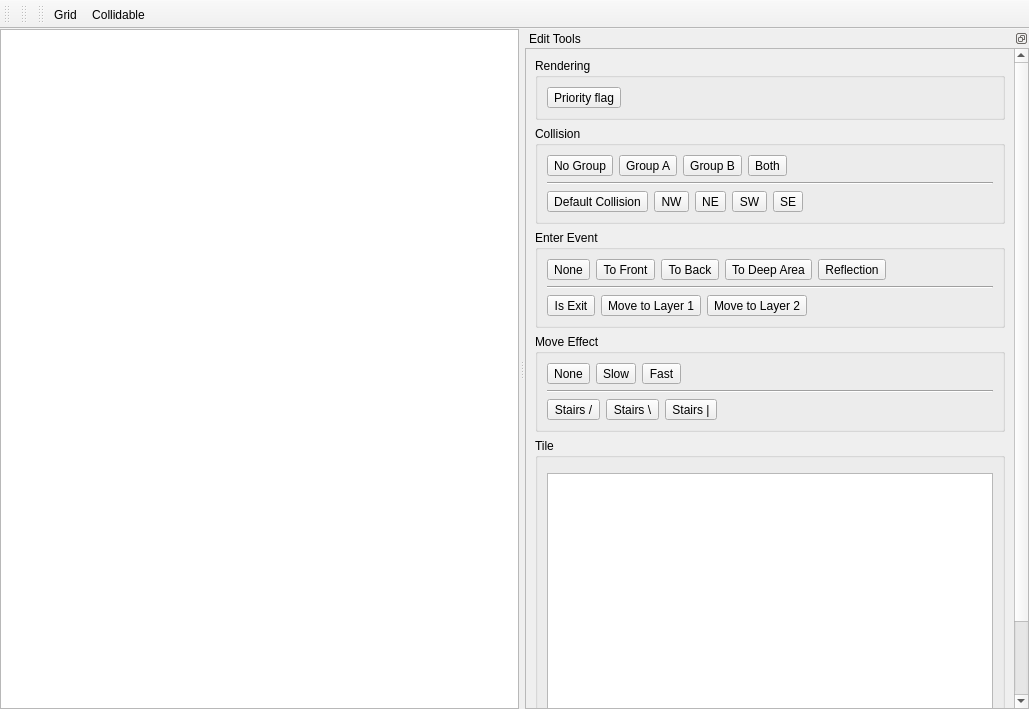
<?xml version="1.0" encoding="UTF-8"?>
<ui version="4.0">
 <class>TilesetEditor</class>
 <widget class="QMainWindow" name="TilesetEditor">
  <property name="geometry">
   <rect>
    <x>0</x>
    <y>0</y>
    <width>1029</width>
    <height>709</height>
   </rect>
  </property>
  <property name="windowTitle">
   <string>Tileset Editor</string>
  </property>
  <widget class="QWidget" name="centralwidget">
   <layout class="QVBoxLayout" name="verticalLayout">
    <property name="leftMargin">
     <number>0</number>
    </property>
    <property name="topMargin">
     <number>0</number>
    </property>
    <property name="rightMargin">
     <number>0</number>
    </property>
    <property name="bottomMargin">
     <number>0</number>
    </property>
    <item>
     <widget class="AobaGraphicsView" name="editorView"/>
    </item>
   </layout>
  </widget>
  <widget class="QToolBar" name="tilesetToolBar">
   <property name="windowTitle">
    <string>Tileset</string>
   </property>
   <attribute name="toolBarArea">
    <enum>TopToolBarArea</enum>
   </attribute>
   <attribute name="toolBarBreak">
    <bool>false</bool>
   </attribute>
  </widget>
  <widget class="QToolBar" name="layerToolBar">
   <property name="windowTitle">
    <string>toolBar</string>
   </property>
   <attribute name="toolBarArea">
    <enum>TopToolBarArea</enum>
   </attribute>
   <attribute name="toolBarBreak">
    <bool>false</bool>
   </attribute>
  </widget>
  <widget class="QDockWidget" name="dockWidget">
   <property name="features">
    <set>QDockWidget::DockWidgetFloatable|QDockWidget::DockWidgetMovable</set>
   </property>
   <property name="windowTitle">
    <string>Edit Tools</string>
   </property>
   <attribute name="dockWidgetArea">
    <number>2</number>
   </attribute>
   <widget class="QWidget" name="dockWidgetContents">
    <layout class="QVBoxLayout" name="verticalLayout_2">
     <property name="leftMargin">
      <number>0</number>
     </property>
     <property name="topMargin">
      <number>0</number>
     </property>
     <property name="rightMargin">
      <number>0</number>
     </property>
     <property name="bottomMargin">
      <number>0</number>
     </property>
     <item>
      <widget class="QScrollArea" name="scrollArea">
       <property name="widgetResizable">
        <bool>true</bool>
       </property>
       <widget class="QWidget" name="scrollAreaWidgetContents">
        <property name="geometry">
         <rect>
          <x>0</x>
          <y>0</y>
          <width>489</width>
          <height>746</height>
         </rect>
        </property>
        <layout class="QVBoxLayout" name="verticalLayout_3">
         <item>
          <widget class="QGroupBox" name="groupBox">
           <property name="title">
            <string>Rendering</string>
           </property>
           <layout class="QHBoxLayout" name="horizontalLayout">
            <item>
             <widget class="QToolButton" name="toolPriority">
              <property name="text">
               <string>Priority flag</string>
              </property>
              <property name="icon">
               <iconset resource="../resources/Resources.qrc">
                <normaloff>:/bright/image-priority</normaloff>:/bright/image-priority</iconset>
              </property>
              <property name="checkable">
               <bool>true</bool>
              </property>
              <property name="toolButtonStyle">
               <enum>Qt::ToolButtonTextUnderIcon</enum>
              </property>
             </widget>
            </item>
            <item>
             <spacer name="horizontalSpacer">
              <property name="orientation">
               <enum>Qt::Horizontal</enum>
              </property>
              <property name="sizeHint" stdset="0">
               <size>
                <width>251</width>
                <height>20</height>
               </size>
              </property>
             </spacer>
            </item>
           </layout>
          </widget>
         </item>
         <item>
          <widget class="QGroupBox" name="collisionGroup1">
           <property name="title">
            <string>Collision</string>
           </property>
           <layout class="QVBoxLayout" name="verticalLayout_4">
            <item>
             <widget class="QWidget" name="widget" native="true">
              <layout class="QHBoxLayout" name="horizontalLayout_2">
               <property name="leftMargin">
                <number>0</number>
               </property>
               <property name="topMargin">
                <number>0</number>
               </property>
               <property name="rightMargin">
                <number>0</number>
               </property>
               <property name="bottomMargin">
                <number>0</number>
               </property>
               <item>
                <widget class="QToolButton" name="toolCollisionType0">
                 <property name="text">
                  <string>No Group</string>
                 </property>
                 <property name="checkable">
                  <bool>true</bool>
                 </property>
                </widget>
               </item>
               <item>
                <widget class="QToolButton" name="toolCollisionType1">
                 <property name="text">
                  <string>Group A</string>
                 </property>
                 <property name="checkable">
                  <bool>true</bool>
                 </property>
                </widget>
               </item>
               <item>
                <widget class="QToolButton" name="toolCollisionType2">
                 <property name="text">
                  <string>Group B</string>
                 </property>
                 <property name="checkable">
                  <bool>true</bool>
                 </property>
                </widget>
               </item>
               <item>
                <widget class="QToolButton" name="toolCollisionType3">
                 <property name="text">
                  <string>Both</string>
                 </property>
                 <property name="checkable">
                  <bool>true</bool>
                 </property>
                </widget>
               </item>
               <item>
                <spacer name="horizontalSpacer_2">
                 <property name="orientation">
                  <enum>Qt::Horizontal</enum>
                 </property>
                 <property name="sizeHint" stdset="0">
                  <size>
                   <width>40</width>
                   <height>20</height>
                  </size>
                 </property>
                </spacer>
               </item>
              </layout>
             </widget>
            </item>
            <item>
             <widget class="Line" name="line">
              <property name="orientation">
               <enum>Qt::Horizontal</enum>
              </property>
             </widget>
            </item>
            <item>
             <widget class="QWidget" name="widget_2" native="true">
              <layout class="QHBoxLayout" name="horizontalLayout_3">
               <property name="leftMargin">
                <number>0</number>
               </property>
               <property name="topMargin">
                <number>0</number>
               </property>
               <property name="rightMargin">
                <number>0</number>
               </property>
               <property name="bottomMargin">
                <number>0</number>
               </property>
               <item>
                <widget class="QToolButton" name="toolCollision">
                 <property name="text">
                  <string>Default Collision</string>
                 </property>
                 <property name="checkable">
                  <bool>true</bool>
                 </property>
                </widget>
               </item>
               <item>
                <widget class="QToolButton" name="toolMove11">
                 <property name="text">
                  <string>NW</string>
                 </property>
                 <property name="checkable">
                  <bool>true</bool>
                 </property>
                </widget>
               </item>
               <item>
                <widget class="QToolButton" name="toolMove9">
                 <property name="text">
                  <string>NE</string>
                 </property>
                 <property name="checkable">
                  <bool>true</bool>
                 </property>
                </widget>
               </item>
               <item>
                <widget class="QToolButton" name="toolMove10">
                 <property name="text">
                  <string>SW</string>
                 </property>
                 <property name="checkable">
                  <bool>true</bool>
                 </property>
                </widget>
               </item>
               <item>
                <widget class="QToolButton" name="toolMove8">
                 <property name="text">
                  <string>SE</string>
                 </property>
                 <property name="checkable">
                  <bool>true</bool>
                 </property>
                </widget>
               </item>
               <item>
                <spacer name="horizontalSpacer_3">
                 <property name="orientation">
                  <enum>Qt::Horizontal</enum>
                 </property>
                 <property name="sizeHint" stdset="0">
                  <size>
                   <width>105</width>
                   <height>20</height>
                  </size>
                 </property>
                </spacer>
               </item>
              </layout>
             </widget>
            </item>
           </layout>
          </widget>
         </item>
         <item>
          <widget class="QGroupBox" name="collisionGroup2">
           <property name="title">
            <string>Enter Event</string>
           </property>
           <layout class="QVBoxLayout" name="verticalLayout_5">
            <item>
             <widget class="QWidget" name="widget_4" native="true">
              <layout class="QHBoxLayout" name="horizontalLayout_5">
               <property name="leftMargin">
                <number>0</number>
               </property>
               <property name="topMargin">
                <number>0</number>
               </property>
               <property name="rightMargin">
                <number>0</number>
               </property>
               <property name="bottomMargin">
                <number>0</number>
               </property>
               <item>
                <widget class="QToolButton" name="toolEnter0">
                 <property name="text">
                  <string>None</string>
                 </property>
                 <property name="checkable">
                  <bool>true</bool>
                 </property>
                </widget>
               </item>
               <item>
                <widget class="QToolButton" name="toolEnter7">
                 <property name="text">
                  <string>To Front</string>
                 </property>
                 <property name="checkable">
                  <bool>true</bool>
                 </property>
                </widget>
               </item>
               <item>
                <widget class="QToolButton" name="toolEnter6">
                 <property name="text">
                  <string>To Back</string>
                 </property>
                 <property name="checkable">
                  <bool>true</bool>
                 </property>
                </widget>
               </item>
               <item>
                <widget class="QToolButton" name="toolEnter2">
                 <property name="text">
                  <string>To Deep Area</string>
                 </property>
                 <property name="checkable">
                  <bool>true</bool>
                 </property>
                </widget>
               </item>
               <item>
                <widget class="QToolButton" name="toolEnter3">
                 <property name="text">
                  <string>Reflection</string>
                 </property>
                 <property name="checkable">
                  <bool>true</bool>
                 </property>
                </widget>
               </item>
               <item>
                <spacer name="horizontalSpacer_5">
                 <property name="orientation">
                  <enum>Qt::Horizontal</enum>
                 </property>
                 <property name="sizeHint" stdset="0">
                  <size>
                   <width>40</width>
                   <height>20</height>
                  </size>
                 </property>
                </spacer>
               </item>
              </layout>
             </widget>
            </item>
            <item>
             <widget class="Line" name="line_2">
              <property name="orientation">
               <enum>Qt::Horizontal</enum>
              </property>
             </widget>
            </item>
            <item>
             <widget class="QWidget" name="widget_3" native="true">
              <layout class="QHBoxLayout" name="horizontalLayout_4">
               <property name="leftMargin">
                <number>0</number>
               </property>
               <property name="topMargin">
                <number>0</number>
               </property>
               <property name="rightMargin">
                <number>0</number>
               </property>
               <property name="bottomMargin">
                <number>0</number>
               </property>
               <item>
                <widget class="QToolButton" name="toolExit">
                 <property name="text">
                  <string>Is Exit</string>
                 </property>
                 <property name="checkable">
                  <bool>true</bool>
                 </property>
                </widget>
               </item>
               <item>
                <widget class="QToolButton" name="toolEnter4">
                 <property name="text">
                  <string>Move to Layer 1</string>
                 </property>
                 <property name="checkable">
                  <bool>true</bool>
                 </property>
                </widget>
               </item>
               <item>
                <widget class="QToolButton" name="toolEnter5">
                 <property name="text">
                  <string>Move to Layer 2</string>
                 </property>
                 <property name="checkable">
                  <bool>true</bool>
                 </property>
                </widget>
               </item>
               <item>
                <spacer name="horizontalSpacer_4">
                 <property name="orientation">
                  <enum>Qt::Horizontal</enum>
                 </property>
                 <property name="sizeHint" stdset="0">
                  <size>
                   <width>334</width>
                   <height>20</height>
                  </size>
                 </property>
                </spacer>
               </item>
              </layout>
             </widget>
            </item>
           </layout>
          </widget>
         </item>
         <item>
          <widget class="QGroupBox" name="collisionGroup3">
           <property name="title">
            <string>Move Effect</string>
           </property>
           <layout class="QVBoxLayout" name="verticalLayout_6">
            <item>
             <widget class="QWidget" name="widget_5" native="true">
              <layout class="QHBoxLayout" name="horizontalLayout_6">
               <property name="leftMargin">
                <number>0</number>
               </property>
               <property name="topMargin">
                <number>0</number>
               </property>
               <property name="rightMargin">
                <number>0</number>
               </property>
               <property name="bottomMargin">
                <number>0</number>
               </property>
               <item>
                <widget class="QToolButton" name="toolMove0">
                 <property name="text">
                  <string>None</string>
                 </property>
                 <property name="checkable">
                  <bool>true</bool>
                 </property>
                </widget>
               </item>
               <item>
                <widget class="QToolButton" name="toolMove1">
                 <property name="text">
                  <string>Slow</string>
                 </property>
                 <property name="checkable">
                  <bool>true</bool>
                 </property>
                </widget>
               </item>
               <item>
                <widget class="QToolButton" name="toolMove2">
                 <property name="text">
                  <string>Fast</string>
                 </property>
                 <property name="checkable">
                  <bool>true</bool>
                 </property>
                </widget>
               </item>
               <item>
                <spacer name="horizontalSpacer_6">
                 <property name="orientation">
                  <enum>Qt::Horizontal</enum>
                 </property>
                 <property name="sizeHint" stdset="0">
                  <size>
                   <width>40</width>
                   <height>20</height>
                  </size>
                 </property>
                </spacer>
               </item>
              </layout>
             </widget>
            </item>
            <item>
             <widget class="Line" name="line_3">
              <property name="orientation">
               <enum>Qt::Horizontal</enum>
              </property>
             </widget>
            </item>
            <item>
             <widget class="QWidget" name="widget_6" native="true">
              <layout class="QHBoxLayout" name="horizontalLayout_7">
               <property name="leftMargin">
                <number>0</number>
               </property>
               <property name="topMargin">
                <number>0</number>
               </property>
               <property name="rightMargin">
                <number>0</number>
               </property>
               <property name="bottomMargin">
                <number>0</number>
               </property>
               <item>
                <widget class="QToolButton" name="toolMove4">
                 <property name="text">
                  <string>Stairs /</string>
                 </property>
                 <property name="checkable">
                  <bool>true</bool>
                 </property>
                </widget>
               </item>
               <item>
                <widget class="QToolButton" name="toolMove3">
                 <property name="text">
                  <string>Stairs \</string>
                 </property>
                 <property name="checkable">
                  <bool>true</bool>
                 </property>
                </widget>
               </item>
               <item>
                <widget class="QToolButton" name="toolMove6">
                 <property name="text">
                  <string>Stairs |</string>
                 </property>
                 <property name="checkable">
                  <bool>true</bool>
                 </property>
                </widget>
               </item>
               <item>
                <spacer name="horizontalSpacer_7">
                 <property name="orientation">
                  <enum>Qt::Horizontal</enum>
                 </property>
                 <property name="sizeHint" stdset="0">
                  <size>
                   <width>40</width>
                   <height>20</height>
                  </size>
                 </property>
                </spacer>
               </item>
              </layout>
             </widget>
            </item>
           </layout>
          </widget>
         </item>
         <item>
          <widget class="QGroupBox" name="groupBox_5">
           <property name="title">
            <string>Tile</string>
           </property>
           <layout class="QVBoxLayout" name="verticalLayout_7">
            <item>
             <widget class="QWidget" name="targetLayerWidget" native="true">
              <layout class="QHBoxLayout" name="horizontalLayout_8">
               <property name="leftMargin">
                <number>0</number>
               </property>
               <property name="topMargin">
                <number>0</number>
               </property>
               <property name="rightMargin">
                <number>0</number>
               </property>
               <property name="bottomMargin">
                <number>0</number>
               </property>
              </layout>
             </widget>
            </item>
            <item>
             <widget class="AobaGraphicsView" name="tileSelectView">
              <property name="minimumSize">
               <size>
                <width>280</width>
                <height>300</height>
               </size>
              </property>
             </widget>
            </item>
           </layout>
          </widget>
         </item>
         <item>
          <spacer name="verticalSpacer">
           <property name="orientation">
            <enum>Qt::Vertical</enum>
           </property>
           <property name="sizeHint" stdset="0">
            <size>
             <width>20</width>
             <height>29</height>
            </size>
           </property>
          </spacer>
         </item>
        </layout>
       </widget>
      </widget>
     </item>
    </layout>
   </widget>
  </widget>
  <widget class="QToolBar" name="viewToolBar">
   <property name="windowTitle">
    <string>toolBar</string>
   </property>
   <attribute name="toolBarArea">
    <enum>TopToolBarArea</enum>
   </attribute>
   <attribute name="toolBarBreak">
    <bool>false</bool>
   </attribute>
   <addaction name="actionGrid"/>
   <addaction name="actionCollidable"/>
  </widget>
  <action name="actionGrid">
   <property name="checkable">
    <bool>true</bool>
   </property>
   <property name="icon">
    <iconset resource="../resources/Resources.qrc">
     <normaloff>:/bright/grid</normaloff>:/bright/grid</iconset>
   </property>
   <property name="text">
    <string>Grid</string>
   </property>
  </action>
  <action name="actionCollidable">
   <property name="checkable">
    <bool>true</bool>
   </property>
   <property name="icon">
    <iconset resource="../resources/Resources.qrc">
     <normaloff>:/bright/brickwall</normaloff>:/bright/brickwall</iconset>
   </property>
   <property name="text">
    <string>Collidable</string>
   </property>
  </action>
  <action name="actionAddTiles">
   <property name="icon">
    <iconset resource="../resources/Resources.qrc">
     <normaloff>:/bright/plus</normaloff>:/bright/plus</iconset>
   </property>
   <property name="text">
    <string>Add tiles</string>
   </property>
  </action>
 </widget>
 <customwidgets>
  <customwidget>
   <class>AobaGraphicsView</class>
   <extends>QGraphicsView</extends>
   <header>maker/common/AobaGraphicsView.hpp</header>
  </customwidget>
 </customwidgets>
 <resources>
  <include location="../resources/Resources.qrc"/>
 </resources>
 <connections/>
</ui>
